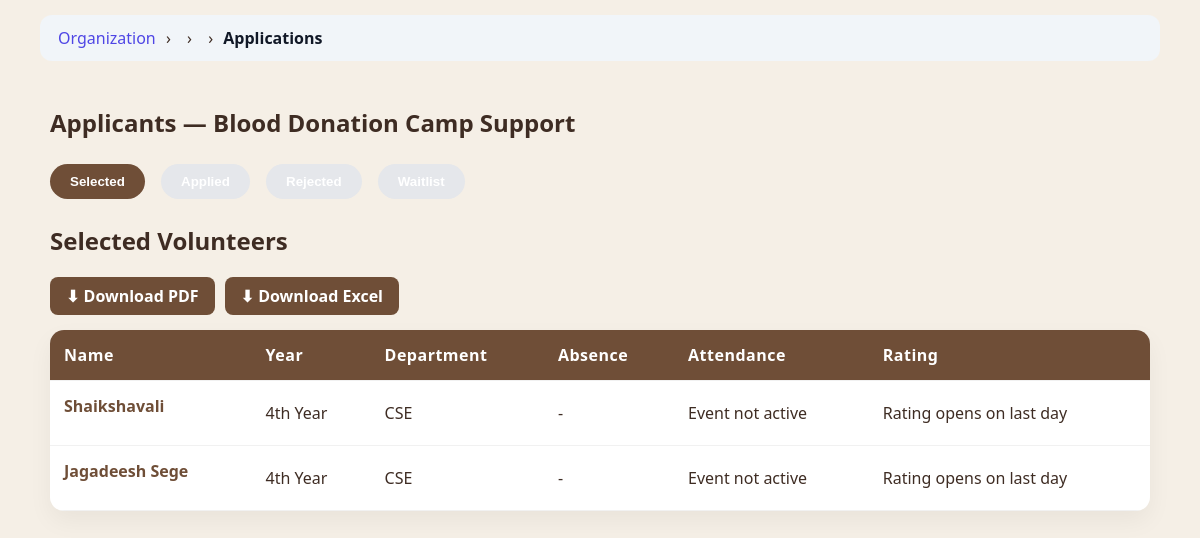
The app's page /organization/service/30/applications/ (signed in) with its own data.
### app1/models.py (models this page shows, shortened)
class Service(models.Model):
    STATUS_CHOICES = (
        ('PENDING', 'Pending'),
        ('APPROVED', 'Approved'),
        ('REJECTED', 'Rejected'),
        ('COMPLETED', 'Completed'),
    )
    title = models.CharField(max_length=200)
    description = models.TextField()
    location = models.CharField(max_length=100)
    start_date = models.DateField()
    end_date = models.DateField()
    reminder_sent = models.BooleanField(default=False)
    max_volunteers = models.IntegerField()
    coordinators = models.JSONField(default=list, blank=True)
    GENDER_PREF = (
        ("ANY", "Any"),
        ("MALE", "Male"),
        ("FEMALE", "Female"),
    )
    required_gender = models.CharField(
        max_length=10,
        choices=GENDER_PREF,
        default="ANY"
    )
    required_year = models.CharField(
        max_length=20,
        blank=True,
        null=True
    )
    organization = models.ForeignKey(
        Organization,
        on_delete=models.CASCADE
    )
    organization_name = models.CharField(
        max_length=200,
        blank=True
    )
    status = models.CharField(
        max_length=20,
        choices=STATUS_CHOICES,
        default='PENDING'
    )
    authorization_letter = models.FileField(
        upload_to="service_letters/",
        null=True,
        blank=True
    )
    created_at = models.DateTimeField(auto_now_add=True)

class Application(models.Model):
    STATUS_CHOICES = [
        ("APPLIED", "Applied"),
        ("SELECTED", "Selected"),
        ("WAITLIST", "Waitlist"),
        ("REJECTED", "Rejected"),
        ("COMPLETED", "Completed"),
        ("CLOSED", "Closed"),
        ("ABSENT", "Absent"),
    ]
    volunteer = models.ForeignKey(VolunteerProfile, on_delete=models.CASCADE)
    service = models.ForeignKey(Service, on_delete=models.CASCADE)
    status = models.CharField(max_length=20, choices=STATUS_CHOICES, default='APPLIED')
    submission_text = models.TextField(blank=True)
    rating = models.IntegerField(default=0)
    review = models.TextField(blank=True)
    absence_requested = models.BooleanField(default=False)
    absence_approved = models.BooleanField(default=False)

class VolunteerProfile(models.Model):
    user = models.OneToOneField(User, on_delete=models.CASCADE)
    full_name = models.CharField(max_length=100)
    phone = models.CharField(max_length=15)
    student_id = models.CharField(max_length=20)
    department = models.CharField(max_length=20, default="", blank=True)
    year = models.CharField(max_length=20)
    skills = models.TextField(blank=True)
    photo = models.ImageField(upload_to="profiles/", blank=True, null=True)
    cover_photo = models.ImageField(upload_to="covers/", blank=True, null=True)
    rating = models.FloatField(default=0)
    attendance = models.IntegerField(default=0)
    GENDER_CHOICES = (
        ("MALE", "Male"),
        ("FEMALE", "Female"),
        ("OTHER", "Other"),
    )
    gender = models.CharField(
        max_length=10,
        choices=GENDER_CHOICES,
        blank=True
    )

### app1/views.py (the view)
# urls.py: path("organization/service/<int:service_id>/applications/",views.organization_view_applicants,name="org_view_applicants"),
@login_required
def organization_view_applicants(request, service_id):
    service = get_object_or_404(Service, id=service_id)
    applications = Application.objects.filter(service=service)
    selected_apps = Application.objects.filter(
    service=service,
    status="SELECTED"
)
    rejected_apps = Application.objects.filter(
        service=service,
        status="REJECTED"
    )
    waitlist_apps = Application.objects.filter(
        service=service,
        status="WAITLIST"
    )
    applied_apps = Application.objects.filter(
        service=service,
        status="APPLIED"
)
    selected_count = Application.objects.filter(
    service=service,
    status__in=["SELECTED", "COMPLETED"]
).count()
    remaining_seats = service.max_volunteers - selected_count
    if service.required_gender != "ANY":
        applied_apps = applied_apps.filter(
            volunteer__gender=service.required_gender
        )
    if service.required_year:
        applied_apps = applied_apps.filter(
            volunteer__year=service.required_year
        )
    today = timezone.now().date()
    event_last_day = service.end_date
    today_attendance = Attendance.objects.filter(
        application__service=service,
        date=today
    )
    present_ids_today = set(
        today_attendance.filter(is_present=True)
        .values_list("application_id", flat=True)
    )
    marked_ids_today = set(
        today_attendance.values_list("application_id", flat=True)
    )
    unmarked_exists = selected_apps.exclude(
        id__in=marked_ids_today
    ).exists()
    event_active = (
        service.start_date
        and service.end_date
        and service.start_date <= today <= service.end_date
    )
    is_last_day = today == service.end_date
    selected_count = Application.objects.filter(
        service=service,
        status="SELECTED"
    ).count()
    today_attendance_count = Attendance.objects.filter(
        application__service=service,
        date=today
    ).count()
    attendance_completed_today = selected_count <= today_attendance_count
    rating_open = is_last_day and attendance_completed_today
    context = {
        "service": service,
        "selected_apps": selected_apps,
        "rejected_apps": rejected_apps,
        "waitlist_apps": waitlist_apps,
        "applied_apps": applied_apps,
        "event_active": event_active,
        "today": today,
        "present_ids_today": present_ids_today,
        "marked_ids_today": marked_ids_today,
        "unmarked_exists": unmarked_exists,
        "rating_open": rating_open,
        "remaining_seats": remaining_seats,
    }
    return render(request, "organization/view_applicants.html", context)

### app1/templatetags/breadcrumbs.py (called while the page is built)
@register.simple_tag(takes_context=True)
def generate_breadcrumbs(context):
    request = context['request']
    path = request.path.strip('/')
    parts = path.split('/')
    breadcrumbs = []
    url = ""
    for part in parts:
        url += "/" + part
        name = part.replace('-', ' ').replace('_', ' ').title()
        if part == "organization":
            breadcrumbs.append(("Organization", reverse("organization_dashboard")))
        elif part == "volunteer":
            breadcrumbs.append(("Volunteer", reverse("volunteer_dashboard")))
        elif part == "admin_panel":
            breadcrumbs.append(("Admin Panel", reverse("admin_dashboard")))
        elif part == "service" or part.isdigit():
            breadcrumbs.append(("", reverse("organization_dashboard")))
        else:
            breadcrumbs.append((name, url + "/"))
    return breadcrumbs

### app1/templates/organization/view_applicants.html (shortened to what this page needs)
{% extends "organization/base.html" %}
{% block content %}
<div class="top-bar">
    <h1>Applicants — {{ service.title }}</h1>
</div>
<div class="filter-bar">
    <button class="filter-btn active" onclick="showTable('selected', this)">Selected</button>
    <button class="filter-btn" onclick="showTable('applied', this)">Applied</button>
    <button class="filter-btn" onclick="showTable('rejected', this)">Rejected</button>
    <button class="filter-btn" onclick="showTable('waitlist', this)">
    Waitlist
</button>
</div>
<div id="selected_table">
<h2>Selected Volunteers</h2>
{% if selected_apps %}
<div style="margin-bottom:15px; display:flex; gap:10px;">
    <a href="{% url 'download_selected_pdf' service.id %}" class="back-btn">
        ⬇ Download PDF
    </a>
    <a href="{% url 'download_selected_excel' service.id %}" class="back-btn">
        ⬇ Download Excel
    </a>
</div>
<form method="post" action="{% url 'mark_bulk_attendance' service.id %}">
<table>
<tr>
    <th>Name</th>
    <th>Year</th>
    <th>Department</th>
    <th>Absence</th>
    <th>Attendance</th>
    <th>Rating</th>
</tr>
{% for app in selected_apps %}
<tr>
    <td>
        <div class="org">
            <a href="{% url 'view_volunteer_profile' app.volunteer.id %}"> {{ app.volunteer.full_name }}</a>
        </div></td>
    <td>{{ app.volunteer.year }}</td>
    <td>{{ app.volunteer.department }}</td>
    <td>
        {% if app.absence_requested and not app.absence_approved %}
            <form method="post" action="{% url 'approve_absence' app.id %}">
                {% csrf_token %}
                <button style="background:red;">Approve Absence</button>
            </form>
        {% elif app.absence_approved %}
            <span style="color:red;">Absence Approved</span>
        {% else %}
            -
        {% endif %}
    </td>
    <td>
        {% if event_active %}
            {% if app.id in marked_ids_today %}
                {% if app.id in present_ids_today %}
                    <span style="color:green;font-weight:600;">Present</span>
                {% else %}
                    <span style="color:red;font-weight:600;">Absent</span>
                {% endif %}
            {% else %}
                <input type="checkbox" name="present_ids" value="{{ app.id }}">
            {% endif %}
        {% else %}
            Event not active
        {% endif %}
    </td>
    <td>
        {% if rating_open %}
            {% if app.rating %}
                ⭐ {{ app.rating }}
            {% else %}
                <div class="star-rating" data-app-id="{{ app.id }}">
                    <span data-value="1">★</span>
                    <span data-value="2">★</span>
                    <span data-value="3">★</span>
                    <span data-value="4">★</span>
                    <span data-value="5">★</span>
                </div>
            {% endif %}
        {% else %}
            Rating opens on last day
        {% endif %}
    </td>
</tr>
{% endfor %}
</table>
</form>
{% else %}
<p>No selected volunteers</p>
{% endif %}
</div>
{% endblock %}

### app1/templates/organization/base.html (style rules this page uses)
body { margin:0; font-family: 'Poppins', system-ui, sans-serif; background:#f5efe6; color:#3e2c23; }

### app1/templates/organization/view_applicants.html (style rules this page uses)
.org { color:#7c6a58; margin-bottom:14px; }
.org a { color:#6f4e37; font-weight:600; text-decoration:none; }
body { background:#f5efe6; font-family:'Segoe UI',sans-serif; }
.top-bar { display:flex; align-items:center; gap:15px; margin-bottom:20px; }
.back-btn { background:#6f4e37; color:white; padding:8px 16px; border-radius:8px; text-decoration:none; font-weight:600; transition:0.3s; }
h1 { margin:0; font-size:24px; color:#3e2c23; }
.filter-bar { margin:25px 0; }
.filter-btn { padding:10px 20px; border:none; border-radius:20px; margin-right:12px; cursor:pointer; font-weight:600; background:#e5e7eb; transition:all 0.3s ease; }
.filter-btn.active { background:#6f4e37; color:white; }
table { width:100%; border-collapse:collapse; background:white; border-radius:14px; overflow:hidden; box-shadow:0 10px 25px rgba(0,0,0,0.05); }
th, td { padding:14px; border-bottom:1px solid #f1f1f1; text-align:left; }
th { background:#6f4e37; color:white; font-weight:600; letter-spacing:0.5px; }
tr { transition:0.3s; }
button { padding:8px 14px; border:none; border-radius:8px; cursor:pointer; font-weight:600; transition:0.3s; background:#6f4e37; color:white; }

### records on screen
Service: title "Blood Donation Camp Support"
Application: volunteer.full_name "Shaikshavali", volunteer.year "4th Year", volunteer.department "CSE"
Application: volunteer.full_name "Jagadeesh Sege", volunteer.year "4th Year", volunteer.department "CSE"

### other values on screen
{{ name }} "Organization"
{{ name }} "Applications"
